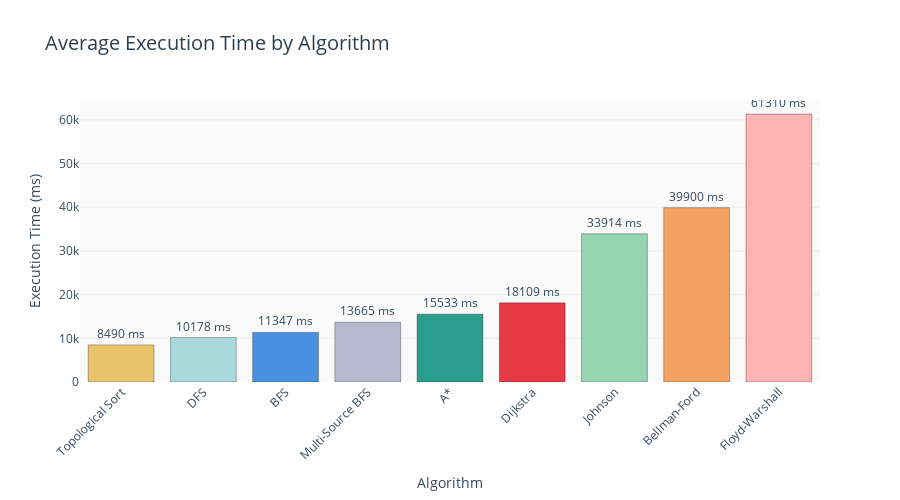

Notebook code cell kept with this figure:
### Markdown cell above
### 5.1 Execution Time Comparison (Bar Chart)

### Code cell
# Create average execution time by algorithm
avg_time = df.groupby('algorithm')['execution_time_ms'].mean().sort_values()

# Create bar chart dengan soft colors
fig = go.Figure()

colors = [SOFT_COLORS.get(algo, '#CCCCCC') for algo in avg_time.index]

fig.add_trace(go.Bar(
    x=avg_time.index,
    y=avg_time.values,
    marker=dict(color=colors, line=dict(color='rgba(0,0,0,0.3)', width=1)),
    text=[f'{val:.0f} ms' for val in avg_time.values],
    textposition='outside'
))

fig.update_layout(
    title=dict(
        text=' Average Execution Time by Algorithm',
        font=dict(size=20, color='#2C3E50')
    ),
    xaxis_title='Algorithm',
    yaxis_title='Execution Time (ms)',
    plot_bgcolor='rgba(245,245,245,0.5)',
    paper_bgcolor='white',
    font=dict(size=12, color='#34495E'),
    height=500,
    xaxis=dict(tickangle=-45),
    yaxis=dict(gridcolor='rgba(200,200,200,0.3)')
)

fig.show()
print("\n Fastest Algorithm:", avg_time.index[0], f"({avg_time.values[0]:.2f} ms)")
print(" Slowest Algorithm:", avg_time.index[-1], f"({avg_time.values[-1]:.2f} ms)")

### Figure 1 — Plotly figure (JSON) as saved in the notebook; plotly's stock layout.template omitted (floating-point values rounded to 4 significant figures)
{"data": [{"marker": {"color": ["#E9C46A", "#A8DADC", "#4A90E2", "#B8B8D1", "#2A9D8F", "#E63946", "#95D5B2", "#F4A261", "#FFB4B4"], "line": {"color": "rgba(0,0,0,0.3)", "width": 1}}, "text": ["8490 ms", "10178 ms", "11347 ms", "13665 ms", "15533 ms", "18109 ms", "33914 ms", "39900 ms", "61310 ms"], "textposition": "outside", "type": "bar", "x": ["Topological Sort", "DFS", "BFS", "Multi-Source BFS", "A*", "Dijkstra", "Johnson", "Bellman-Ford", "Floyd-Warshall"], "y": [8490.0, 10180.0, 11350.0, 13660.0, 15530.0, 18110.0, 33910.0, 39900.0, 61310.0]}], "layout": {"font": {"color": "#34495E", "size": 12}, "height": 500, "paper_bgcolor": "white", "plot_bgcolor": "rgba(245,245,245,0.5)", "title": {"font": {"color": "#2C3E50", "size": 20}, "text": " Average Execution Time by Algorithm"}, "xaxis": {"tickangle": -45, "title": {"text": "Algorithm"}}, "yaxis": {"gridcolor": "rgba(200,200,200,0.3)", "title": {"text": "Execution Time (ms)"}}}}
